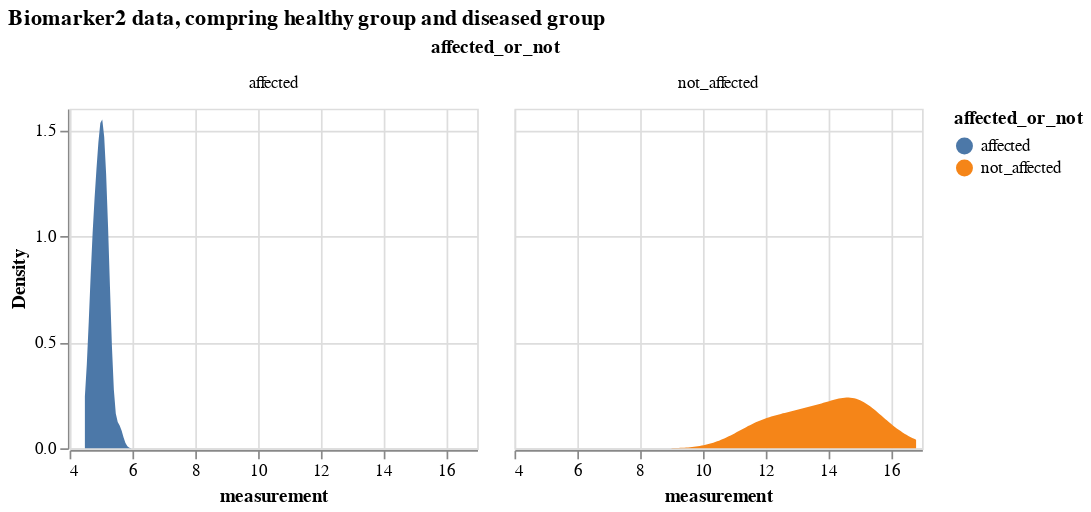

Notebook code cell kept with this figure:
### Markdown cell above
### Comparing a certain biomarker data

### Code cell
# select only biomarker 2 
bio_2_data = df_expanded[df_expanded.Biomarker=='Biomarker 2'].drop(['k_j', 'S_n', 'Biomarker'], axis = 1)
# biomarker2 data, comparing from diseased and healthy groups
alt.Chart(bio_2_data).transform_density(
    'measurement',
    as_=['measurement', 'Density'],
    groupby=['affected_or_not']
).mark_area().encode(
    x="measurement:Q",
    y="Density:Q",
    facet = alt.Facet(
        "affected_or_not:N",
    ),
    color=alt.Color(
        'affected_or_not:N'
    )
).properties(
    width= 240,
    height = 200,
).properties(
    title='Biomarker2 data, compring healthy group and diseased group'
)

### Figure 1 — Vega-Lite specification as saved in the notebook (floating-point values rounded to 4 significant figures)
{"config": {"view": {"continuousWidth": 300, "continuousHeight": 300}}, "data": {"name": "data-8a46970ce6c4d420e5d793273826173e"}, "mark": {"type": "area"}, "encoding": {"color": {"field": "affected_or_not", "type": "nominal"}, "facet": {"field": "affected_or_not", "type": "nominal"}, "x": {"field": "measurement", "type": "quantitative"}, "y": {"field": "Density", "type": "quantitative"}}, "height": 200, "title": "Biomarker2 data, compring healthy group and diseased group", "transform": [{"density": "measurement", "groupby": ["affected_or_not"], "as": ["measurement", "Density"]}], "width": 240, "$schema": "https://vega.github.io/schema/vega-lite/v5.16.3.json", "datasets": {"data-8a46970ce6c4d420e5d793273826173e": [{"participant": 0, "measurement": 13.58, "affected_or_not": "not_affected"}, {"participant": 1, "measurement": 5.158, "affected_or_not": "affected"}, {"participant": 2, "measurement": 15.54, "affected_or_not": "not_affected"}, {"participant": 3, "measurement": 4.948, "affected_or_not": "affected"}, {"participant": 4, "measurement": 14.92, "affected_or_not": "not_affected"}, {"participant": 5, "measurement": 15.32, "affected_or_not": "not_affected"}, {"participant": 6, "measurement": 4.881, "affected_or_not": "affected"}, {"participant": 7, "measurement": 5.277, "affected_or_not": "affected"}, {"participant": 8, "measurement": 12.8, "affected_or_not": "not_affected"}, {"participant": 9, "measurement": 13.33, "affected_or_not": "not_affected"}, {"participant": 10, "measurement": 5.178, "affected_or_not": "affected"}, {"participant": 11, "measurement": 14.73, "affected_or_not": "not_affected"}, {"participant": 12, "measurement": 14.87, "affected_or_not": "not_affected"}, {"participant": 13, "measurement": 4.773, "affected_or_not": "affected"}, {"participant": 14, "measurement": 15.34, "affected_or_not": "not_affected"}, {"participant": 15, "measurement": 13.57, "affected_or_not": "not_affected"}, {"participant": 16, "measurement": 5.007, "affected_or_not": "affected"}, {"participant": 17, "measurement": 11.69, "affected_or_not": "not_affected"}, {"participant": 18, "measurement": 12.29, "affected_or_not": "not_affected"}, {"participant": 19, "measurement": 11.46, "affected_or_not": "not_affected"}, {"participant": 20, "measurement": 14.79, "affected_or_not": "not_affected"}, {"participant": 21, "measurement": 4.89, "affected_or_not": "affected"}, {"participant": 22, "measurement": 5.585, "affected_or_not": "affected"}, {"participant": 23, "measurement": 5.215, "affected_or_not": "affected"}, {"participant": 24, "measurement": 5.266, "affected_or_not": "affected"}, {"participant": 25, "measurement": 4.905, "affected_or_not": "affected"}, {"participant": 26, "measurement": 11.11, "affected_or_not": "not_affected"}, {"participant": 27, "measurement": 13.55, "affected_or_not": "not_affected"}, {"participant": 28, "measurement": 4.923, "affected_or_not": "affected"}, {"participant": 29, "measurement": 4.701, "affected_or_not": "affected"}, {"participant": 30, "measurement": 16.81, "affected_or_not": "not_affected"}, {"participant": 31, "measurement": 16.05, "affected_or_not": "not_affected"}, {"participant": 32, "measurement": 14.4, "affected_or_not": "not_affected"}, {"participant": 33, "measurement": 16.14, "affected_or_not": "not_affected"}, {"participant": 34, "measurement": 11.11, "affected_or_not": "not_affected"}, {"participant": 35, "measurement": 12.79, "affected_or_not": "not_affected"}, {"participant": 36, "measurement": 13.21, "affected_or_not": "not_affected"}, {"participant": 37, "measurement": 4.948, "affected_or_not": "affected"}, {"participant": 38, "measurement": 11.87, "affected_or_not": "not_affected"}, {"participant": 39, "measurement": 5.093, "affected_or_not": "affected"}, {"participant": 40, "measurement": 14.47, "affected_or_not": "not_affected"}, {"participant": 41, "measurement": 12.41, "affected_or_not": "not_affected"}, {"participant": 42, "measurement": 4.794, "affected_or_not": "affected"}, {"participant": 43, "measurement": 14.78, "affected_or_not": "not_affected"}, {"participant": 44, "measurement": 4.989, "affected_or_not": "affected"}, {"participant": 45, "measurement": 15.23, "affected_or_not": "not_affected"}, {"participant": 46, "measurement": 13.52, "affected_or_not": "not_affected"}, {"participant": 47, "measurement": 4.755, "affected_or_not": "affected"}, {"participant": 48, "measurement": 4.839, "affected_or_not": "affected"}, {"participant": 49, "measurement": 14.39, "affected_or_not": "not_affected"}, {"participant": 50, "measurement": 4.661, "affected_or_not": "affected"}, {"participant": 51, "measurement": 15.13, "affected_or_not": "not_affected"}, {"participant": 52, "measurement": 13.77, "affected_or_not": "not_affected"}, {"participant": 53, "measurement": 15.34, "affected_or_not": "not_affected"}, {"participant": 54, "measurement": 13.04, "affected_or_not": "not_affected"}, {"participant": 55, "measurement": 11.8, "affected_or_not": "not_affected"}, {"participant": 56, "measurement": 5.018, "affected_or_not": "affected"}, {"participant": 57, "measurement": 14.63, "affected_or_not": "not_affected"}, {"participant": 58, "measurement": 13.48, "affected_or_not": "not_affected"}, {"participant": 59, "measurement": 11.76, "affected_or_not": "not_affected"}, {"participant": 60, "measurement": 4.487, "affected_or_not": "affected"}, {"participant": 61, "measurement": 5.276, "affected_or_not": "affected"}, {"participant": 62, "measurement": 12.3, "affected_or_not": "not_affected"}, {"participant": 63, "measurement": 14.71, "affected_or_not": "not_affected"}, {"participant": 64, "measurement": 14.04, "affected_or_not": "not_affected"}, {"participant": 65, "measurement": 5.084, "affected_or_not": "affected"}, {"participant": 66, "measurement": 15.49, "affected_or_not": "not_affected"}, {"participant": 67, "measurement": 13.6, "affected_or_not": "not_affected"}, {"participant": 68, "measurement": 14.6, "affected_or_not": "not_affected"}, {"participant": 69, "measurement": 15.2, "affected_or_not": "not_affected"}, {"participant": 70, "measurement": 4.643, "affected_or_not": "affected"}, {"participant": 71, "measurement": 15.48, "affected_or_not": "not_affected"}, {"participant": 72, "measurement": 15.09, "affected_or_not": "not_affected"}, {"participant": 73, "measurement": 16.2, "affected_or_not": "not_affected"}, {"participant": 74, "measurement": 13.07, "affected_or_not": "not_affected"}, {"participant": 75, "measurement": 4.77, "affected_or_not": "affected"}, {"participant": 76, "measurement": 11.9, "affected_or_not": "not_affected"}, {"participant": 77, "measurement": 16.14, "affected_or_not": "not_affected"}, {"participant": 78, "measurement": 5.099, "affected_or_not": "affected"}, {"participant": 79, "measurement": 5.083, "affected_or_not": "affected"}, {"participant": 80, "measurement": 13.83, "affected_or_not": "not_affected"}, {"participant": 81, "measurement": 5.036, "affected_or_not": "affected"}, {"participant": 82, "measurement": 12.84, "affected_or_not": "not_affected"}, {"participant": 83, "measurement": 11.67, "affected_or_not": "not_affected"}, {"participant": 84, "measurement": 14.26, "affected_or_not": "not_affected"}, {"participant": 85, "measurement": 15.23, "affected_or_not": "not_affected"}, {"participant": 86, "measurement": 13.92, "affected_or_not": "not_affected"}, {"participant": 87, "measurement": 10.6, "affected_or_not": "not_affected"}, {"participant": 88, "measurement": 12.86, "affected_or_not": "not_affected"}, {"participant": 89, "measurement": 12.79, "affected_or_not": "not_affected"}, {"participant": 90, "measurement": 5.11, "affected_or_not": "affected"}, {"participant": 91, "measurement": 14.43, "affected_or_not": "not_affected"}, {"participant": 92, "measurement": 12.04, "affected_or_not": "not_affected"}, {"participant": 93, "measurement": 5.217, "affected_or_not": "affected"}, {"participant": 94, "measurement": 14.28, "affected_or_not": "not_affected"}, {"participant": 95, "measurement": 12.49, "affected_or_not": "not_affected"}, {"participant": 96, "measurement": 14.73, "affected_or_not": "not_affected"}, {"participant": 97, "measurement": 5.036, "affected_or_not": "affected"}, {"participant": 98, "measurement": 4.679, "affected_or_not": "affected"}, {"participant": 99, "measurement": 14.33, "affected_or_not": "not_affected"}]}}
